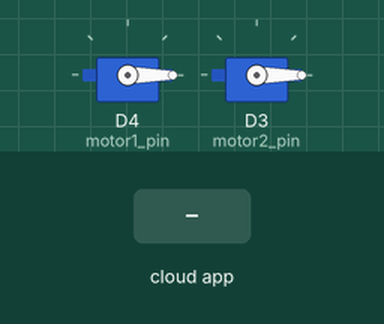
This sketch was run on a simulated ESP8266 (NodeMCU). Shown: 2 × servo. Inputs (shaded band) come from the test bench. The RemoteXY app is connected.

Above: at 1.2 s.
1.3 s: the phone or cloud app sets slider_01 to 25
At 1.9 s:
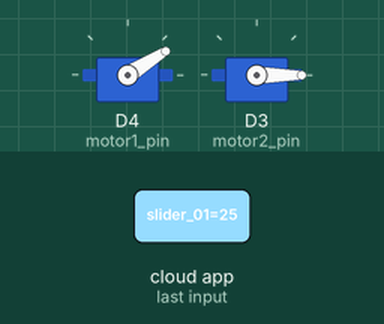
2.8 s: the phone or cloud app sets slider_02 to 25
At 3.1 s:
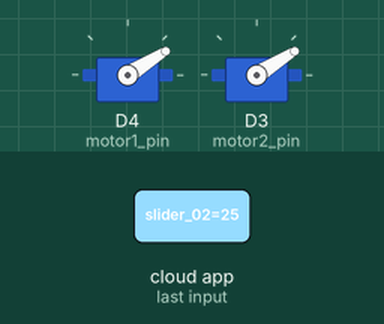
4.3 s: the phone or cloud app sets slider_01 to 0
At 5.4 s:
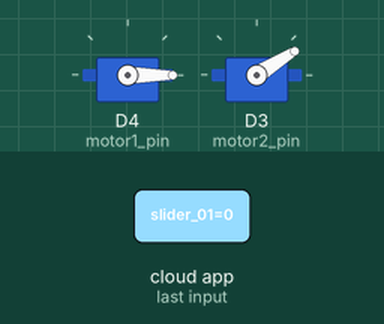
5.8 s: the phone or cloud app sets slider_02 to 50
At 6.5 s:
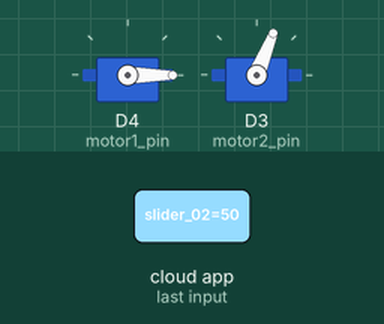
7.3 s: the phone or cloud app sets slider_01 to 50
At 7.7 s:
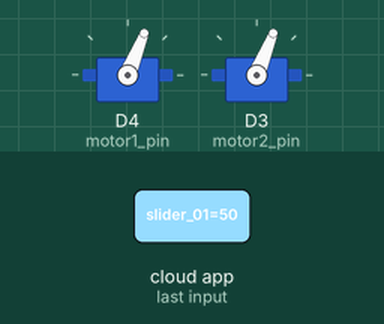
8.8 s: the phone or cloud app sets slider_02 to 0
At 10.0 s:
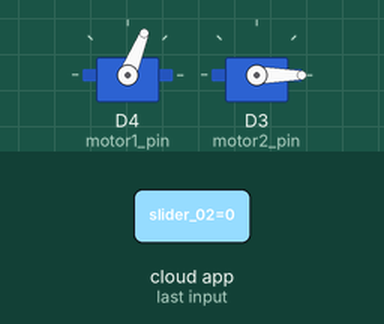
Timing chart, 0 to 11.3 s (numbered marks = the images above; inputs shaded):
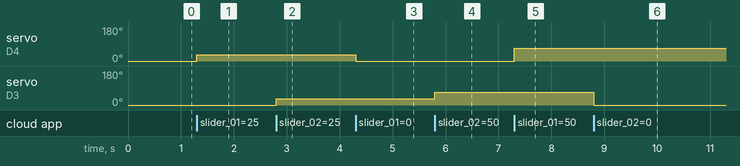

Measured:
- after the input at 1.3 s, servo on D4 (motor1_pin): 0° → 32° at once
- after the input at 2.8 s, servo on D3 (motor2_pin): 0° → 32° at once
- after the input at 4.3 s, servo on D4 (motor1_pin): 32° → 0° at once
- after the input at 5.8 s, servo on D3 (motor2_pin): 32° → 68° at once
- after the input at 7.3 s, servo on D4 (motor1_pin): 0° → 68° at once
- after the input at 8.8 s, servo on D3 (motor2_pin): 68° → 0° at once

The sketch:

esp8266_wifi_motor_control_EARLY_VERSION_superseded.ino
```cpp
// (licence header left out)
//////////////////////////////////////////////
//        RemoteXY include library          //
//////////////////////////////////////////////

// you can enable debug logging to Serial at 115200
//#define REMOTEXY__DEBUGLOG

// RemoteXY select connection mode and include library
#define REMOTEXY_MODE__ESP8266WIFI_LIB_POINT
#include <ESP8266WiFi.h>


// RemoteXY connection settings
#define REMOTEXY_WIFI_SSID "YOUR_WIFI_SSID"
#define REMOTEXY_WIFI_PASSWORD "YOUR_WIFI_PASSWORD"
#define REMOTEXY_SERVER_PORT 6377
#define REMOTEXY_ACCESS_PASSWORD "YOUR_ACCESS_PASSWORD"


#include <RemoteXY.h>

// RemoteXY configurate
#pragma pack(push, 1)
uint8_t RemoteXY_CONF[] =   // 69 bytes
  { 255,2,0,0,0,62,0,17,0,0,0,31,2,106,200,200,84,1,1,4,
  0,4,11,56,12,36,42,247,22,95,16,2,26,4,11,232,13,252,133,245,
  23,93,16,2,26,129,232,14,71,29,10,1,7,12,36,76,0,129,0,7,
  16,29,181,3,8,12,36,82,0 };

// this structure defines all the variables and events of your control interface
struct {

    // input variables
  int8_t slider_01; // =0..100 slider position
  int8_t slider_02; // =0..100 slider position

    // other variable
  uint8_t connect_flag;  // =1 if wire connected, else =0

} RemoteXY;
#pragma pack(pop)

/////////////////////////////////////////////
//           END RemoteXY include          //
/////////////////////////////////////////////


#include <Servo.h>
#include <RemoteXY.h>

Servo motor1;
Servo motor2;

#define motor1_pin D4
#define motor2_pin D3

void setup()
{
  RemoteXY_Init();
  motor1.attach(motor1_pin);
  motor2.attach(motor2_pin);
}

void loop()
{
  RemoteXY_Handler();

  int motor1_speed = map(RemoteXY.slider_01, 0, 100, 500, 2000); // Map slider values to pulse width (1000-2000 microseconds)
  int motor2_speed = map(RemoteXY.slider_02, 0, 100, 500, 2000); // Map slider values to pulse width (1000-2000 microseconds)

  motor1.writeMicroseconds(motor1_speed);
  motor2.writeMicroseconds(motor2_speed);
}
```
